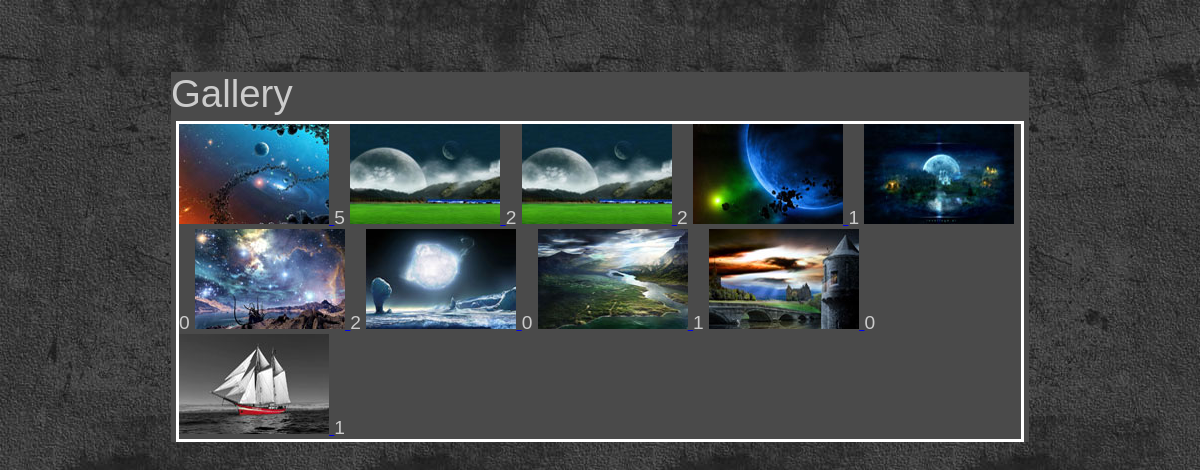
The page / on the database its author committed.
### tables this page shows
CREATE TABLE `images` (
  `id` int NOT NULL,
  `name` varchar(255) NOT NULL,
  `likes` int NOT NULL DEFAULT '0'
);

### index.php (the view, shortened to what this page needs)
<?php
include "db.php";
$result = mysqli_query($link, "SELECT * FROM `images` WHERE 1");
?>
<!DOCTYPE html>
<html lang="en">
<head>
    <link rel="stylesheet" type="text/css" href="style.css"/>
</head>
<body>
    <div id="main">
        <div class="post_title"><h2>Gallery</h2></div>
        <div class="gallery">
            <?php while ($item = mysqli_fetch_assoc($result)): ?>
                <a href="img.php?id=<?= $item['id'] ?>">
                    <img src="gallery/small/<?=$item['name']?>" />
                </a><?=$item['likes']?>
            <? endwhile; ?>
        </div>
    </div>
</body>
</html>

### style.css (style rules this page uses)
body { background: #444 url('img/body.jpg'); color: #444; font: normal 1.2em Verdana,Arial,sans-serif; height: 100%; padding-bottom: 1px; padding-top: 64px; }
.gallery { margin:5px; border:3px solid #fff; }
#main { width:858px; margin:0 auto; background: #4A4A4A; color: #CCC; }
.post_title h2 { font: normal 2em Arial,sans-serif; margin: 0; padding: 0; }

### rows shown on the page
images: name (picture), likes "5"
images: name (picture), likes "2"
images: name (picture), likes "2"
images: name (picture), likes "1"
images: name (picture), likes "0"
images: name (picture), likes "2"
images: name (picture), likes "0"
images: name (picture), likes "1"
images: name (picture), likes "0"
images: name (picture), likes "1"
